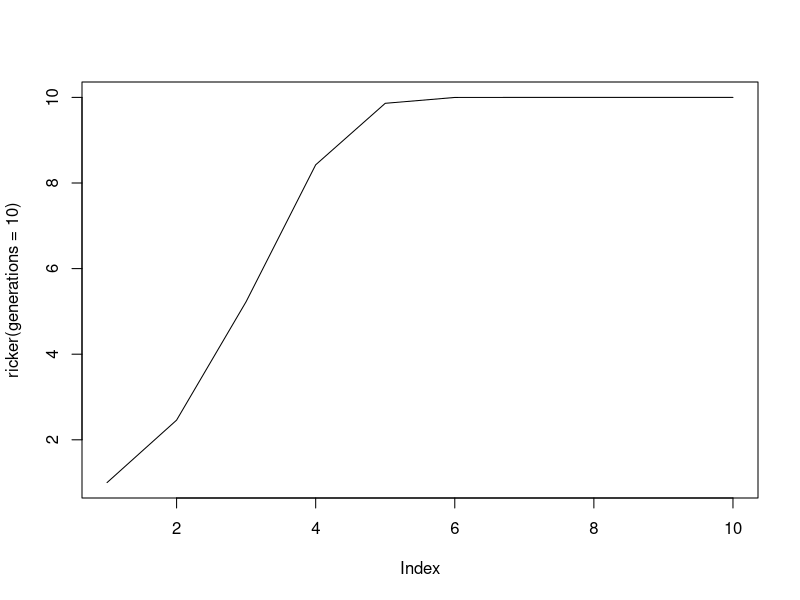

Reproduce this figure in R.
#!/usr/bin/env Rscript

#Author: Amy Feakes
#Script: ricker.R
#Description: Runs a simulation of the ricker model
#Date: Oct 2022

#Clear workspace
rm(list=ls())

ricker <-function(N0=1, r=1, K=10, generations=50)
{
  #runs a simulation of the ricker model 
  #returns a vector of length generations

  N <- rep(NA, generations) #Creates a vector of NA
  
  N[1] <- N0
  for(t in 2:generations)
  {
    N[t] <- N[t-1] * exp(r*(1.0-(N[t-1]/K)))
  }
  return (N)
}

plot(ricker(generations=10), type="l")
